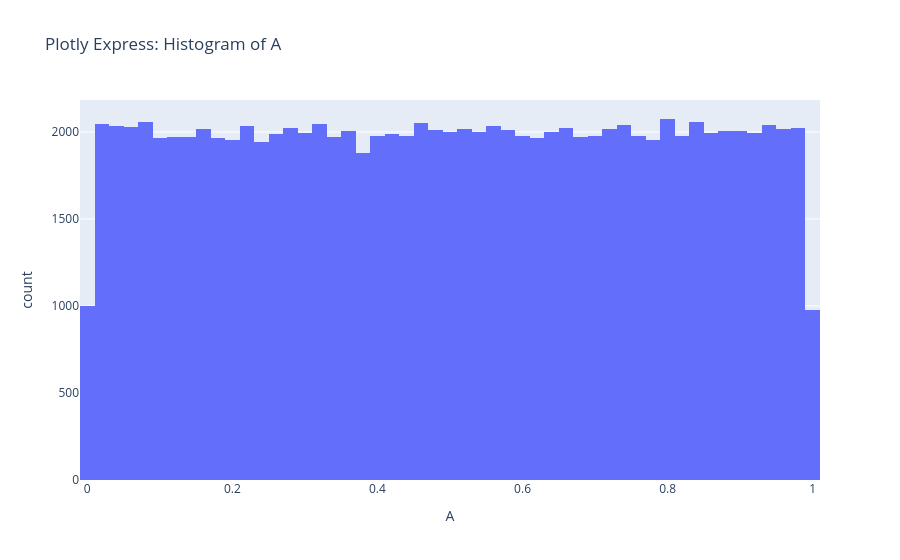

This figure's notebook cell:
### Code cell
import plotly.express as px

fig = px.histogram(
    df,
    x="A",
    nbins=50,
    title="Plotly Express: Histogram of A"
)

fig.show()

### Figure 1 — Plotly figure (JSON) as saved in the notebook; plotly's stock layout.template omitted (floating-point values rounded to 4 significant figures; data arrays with more than 128 entries replaced by an {"elided": "..."} marker saying what was removed)
{"data": [{"alignmentgroup": "True", "bingroup": "x", "hovertemplate": "A=%{x}<br>count=%{y}<extra></extra>", "legendgroup": "", "marker": {"color": "#636efa", "pattern": {"shape": ""}}, "name": "", "nbinsx": 50, "offsetgroup": "", "orientation": "v", "showlegend": false, "type": "histogram", "x": {"elided": "100000 float values"}, "xaxis": "x", "yaxis": "y"}], "layout": {"barmode": "relative", "legend": {"tracegroupgap": 0}, "title": {"text": "Plotly Express: Histogram of A"}, "xaxis": {"anchor": "y", "domain": [0, 1], "title": {"text": "A"}}, "yaxis": {"anchor": "x", "domain": [0, 1], "title": {"text": "count"}}}}
